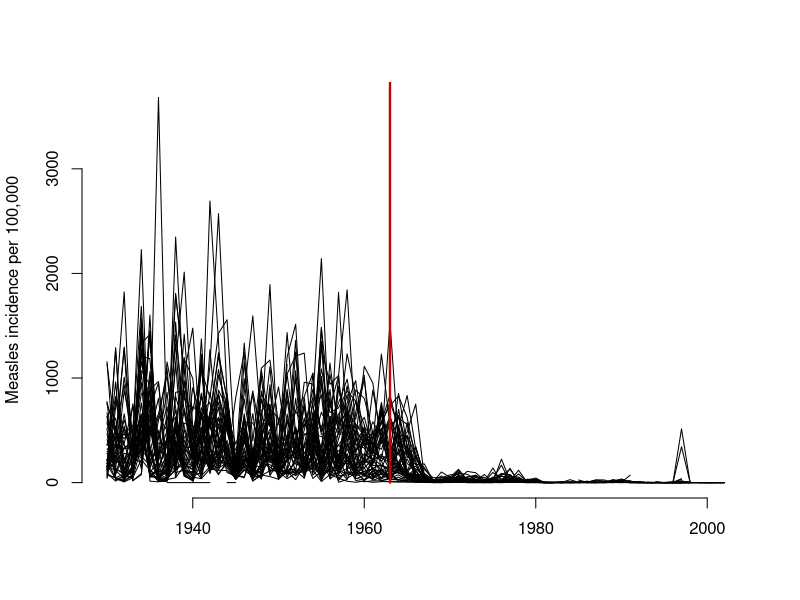
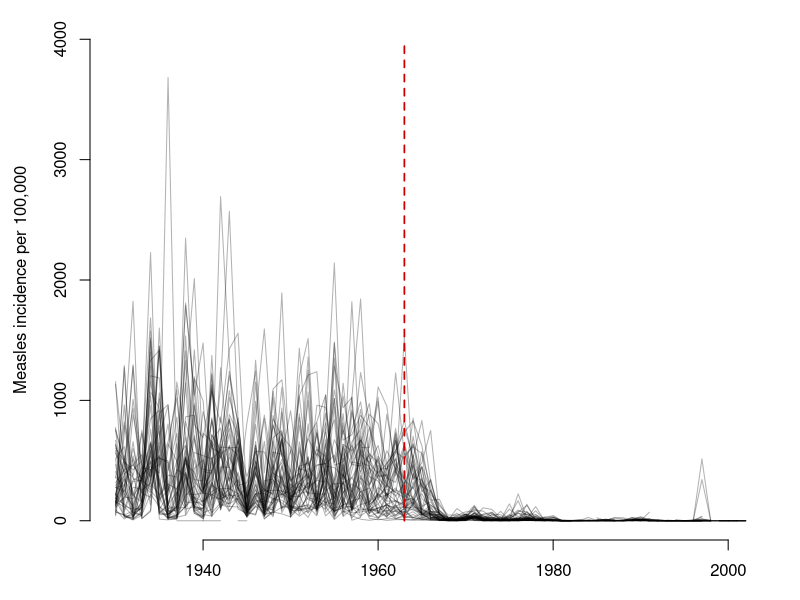

Generate these figures, in order, with R:
## ---- chunk 1

m <- read.csv('MEASLES_Incidence_1928-2003_20150409110701.csv', stringsAsFactors = FALSE)

# yoink. Cheers @biomickwatson
m[m == "-"] <- NA
for (i in 2:NCOL(m)) {
   m[, i] <- as.numeric(m[, i])
}

m <- m[m$YEAR>=1930,]
y <- aggregate(m[,3:NCOL(m)], by=list(year=m[,1]), function(x) 52*mean(x, na.rm = TRUE))

for (i in 1:NCOL(y)) {
   y[is.nan(y[, i]), i] <- NA
}


y <- y[order(y$year),]

stNames <- read.csv('stateNames.csv', header = FALSE, stringsAsFactors = FALSE)

names(y)[2:52] <- stNames[,2]
## ---- chunk 2

plot(y[, 2] ~ y[, 1], type = 'l', 
  ylim = c(0, max(y, na.rm = TRUE)), 
  ylab = 'Measles incidence per 100,000',
  xlab = '',
  frame = FALSE
  ) 

for(s in 3:NCOL(y)){
  lines(y[, s] ~ y[, 1])
}

segments(1963, 0, 1963, signif(max(y, na.rm = TRUE), 1), col = '#CD0000', lwd = 2.3)
## ---- chunk 3

par(mar = c(3, 4.5, 1, 1))

op <- 0.3

plot(y[, 2] ~ y[, 1], type = 'l', 
  ylim = c(0, signif(max(y, na.rm = TRUE), 1)), 
  ylab = 'Measles incidence per 100,000',
  xlab = '',
  frame = FALSE, 
  col = rgb(0, 0, 0, op)
  ) 

for(s in 3:NCOL(y)){
  lines(y[, s] ~ y[, 1],   
  col = rgb(0, 0, 0, op))
}

segments(1963, 0, 1963, signif(max(y, na.rm = TRUE), 1), col = '#CD0000', lwd = 1.7, lty = 2)

